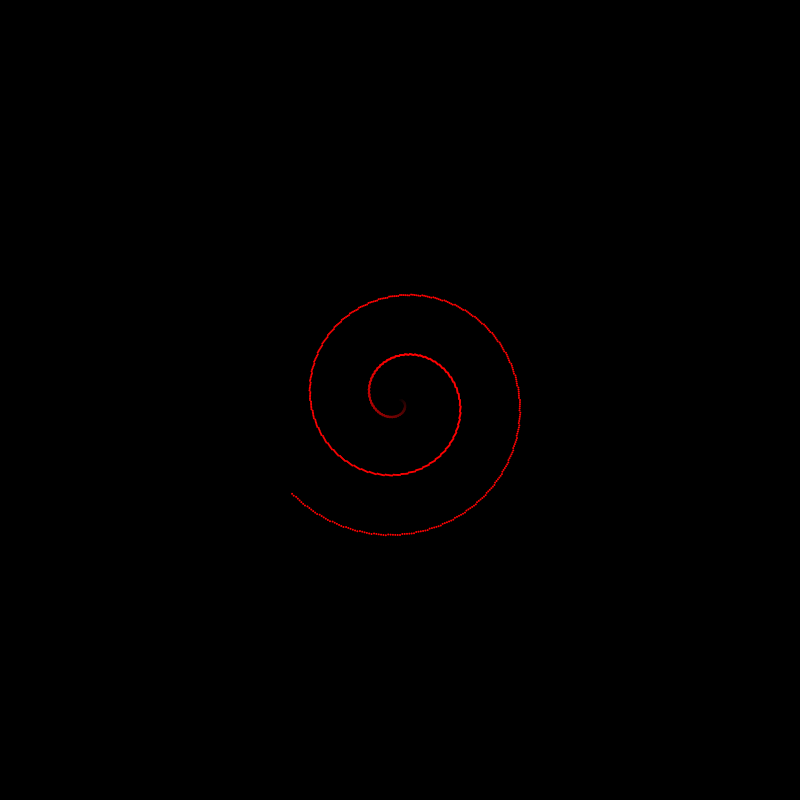
Frame 1 (no input)
Frame 60 (the mouse pressed at the canvas centre just before this capture): identical to frame 1, image omitted
Frame 120 (the mouse held since frame 60 and released just before this capture): identical to frame 1, image omitted

The Processing sketch that drew this single still picture (run headless with seeded random() and noise(); from frame 60 on, the mouse is pressed at the canvas centre):

// Processing sketch: Spiral
// ── Spiral.pde



void setup() {
  size(800, 800);
} // func

void draw() {
  background(0);

  noStroke(); 
  spiral();
} // func


void spiral() {
  float x, y;          // pos

  for (int i=0; i<860; i++) {
    fill(i, 2, 2);
    float r = i / 6; 
    x=width/2  + r * cos(radians(i));
    y=height/2 + r * sin(radians(i));
    ellipse(x, y, 2, 2);
  } // for
}
//
